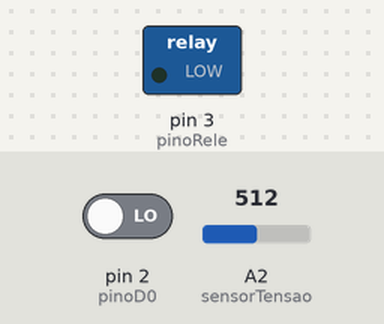
Bench run of a sketch on a simulated Arduino Uno, built with avr-gcc and run on an emulated ATmega328P. Parts: switched loads named in the sketch (green lamp = pin HIGH). Inputs (shaded band) come from the test bench; at power-on: pin 2 (pinoD0) LOW, A2 (sensorTensao) = 512. What the sketch prints to the serial monitor is not drawn.

Above: at 1.2 s.
1.3 s: pin 2 (pinoD0) driven HIGH
At 2.4 s:
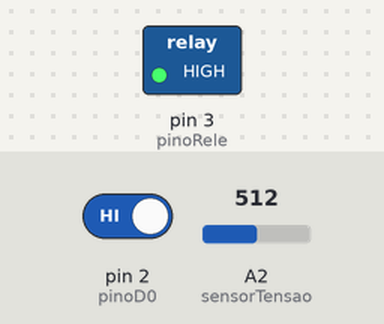
7.5 s: A2 (sensorTensao) set to 66
10.5 s: A2 (sensorTensao) set to 77
Timing chart, 0 to 13.5 s (numbered marks = the images above; inputs shaded):
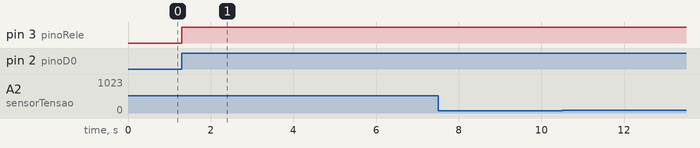

Measured:
- after the input at 1.3 s, pin 3 (pinoRele): LOW → HIGH at once
- after the input at 7.5 s, every drawn part: stays the same
- after the input at 10.5 s, every drawn part: stays the same

The sketch:

rf-inicio.ino
```cpp
#include <SimpleTimer.h> //INCLUSÃO DE BIBLIOTECA

SimpleTimer timer; //OBJETO DO TIPO SimpleTimer

const int pinoD0 = 2; //PINO DIGITAL UTILIZADO PARA CONECTAR A SAÍDA DO RECEPTOR RF

const int sensorTensao = A2; //PINO ANALÓGICO UTILIZADO PELO SENSOR DE TENSÃO AC
const int pinoRele = 3; //PINO DIGITAL UTILIZADO PELO MÓDULO RELÉ

String statusLamp = "DESLIGADA"; //VARIÁVEL PARA CONTROLE DE STATUS MOSTRADO NO MONITOR SERIAL

int estadoRele = LOW; //ESTADO INICIAL DO RELÉ (DESLIGADO)
int estadoBotao = LOW; //ESTADO INICIAL DO BOTÃO D0 (DESLIGADO)

void setup(){
  Serial.begin(9600); //INICIALIZA A SERIAL
  pinMode(pinoD0, INPUT); //DEFINE A PORTA COMO ENTRADA
  pinMode(sensorTensao, INPUT); //DEFINE A PORTA COMO ENTRADA
  pinMode(pinoRele, OUTPUT); //DEFINE A PORTA COMO SAÍDA
  digitalWrite(pinoRele, estadoRele); //MÓDULO RELÉ INICIA DESLIGADO (estadoRele = LOW)
  timer.setInterval(100L, verificaBotaoControle); //DEFINE O INTERVALO DE 100 MILISSEGUNDOS(100L = 100 MILISSEGUNDOS)
  //PARA EXECUÇÃO DA FUNÇÃO verificaBotaoControle()
}

//FUNÇÃO QUE VERIFICA O PRESSIONAMENTO DO BOTÃO 'A' DO TRANSMISSOR RF (CONTROLE REMOTO)
void verificaBotaoControle(){
  if (digitalRead(pinoD0) == HIGH) { //SE LEITURA DO BOTÃO FOR IGUAL A HIGH, FAZ

    if (estadoBotao != HIGH) { //SE O ESTADO DO BOTÃO FOR DIFERENTE DE HIGH, OU SEJA, SE FOR IGUAL A LOW, FAZ
      estadoRele = !estadoRele; //VARIÁVEL RECEBE O ESTADO ATUAL INVERTIDO (ESTADO ATUAL = LOW, LOGO, RECEBE HIGH)
      digitalWrite(pinoRele, estadoRele); //MUDA O ESTADO DA PORTA EM QUE O RELÉ ESTÁ CONECTADO
    }
    estadoBotao = HIGH; //ESTADO DO BOTÃO RECEBE HIGH
  }else{ //SENÃO, FAZ
    estadoBotao =LOW; //ESTADO DO BOTÃO RECEBE LOW
  }
}

//FUNÇÃO RESPONSÁVEL POR VERIFICAR SE A LÂMPADA ESTÁ ACESA OU APAGADA
void verificaStatusLamp(){
  for (int i = 0; i < 100; i++){ //PARA "i" IGUAL A 0, ENQUANTO "i" MENOR QUE 100, INCREMENTA "i"
    if(analogRead(sensorTensao) > 70){ //SE LEITURA FOR MAIOR QUE 70, FAZ
        statusLamp = "LIGADA"; //VARIÁVEL RECEBE O TEXTO
    }else{ //SENÃO
      statusLamp = "DESLIGADA"; //VARIÁVEL RECEBE O TEXTO
    }
  }
}

void loop(){

  verificaBotaoControle(); //CHAMA A FUNÇÃO RESPONSÁVEL POR VERIFICAR SE O BOTÃO 'A' DO CONTROLE REMOTO FOI PRESSIONADO
  verificaStatusLamp();//CHAMA A FUNÇÃO RESPONSÁVEL POR VERIFICAR SE A LÂMPADA ESTÁ ACESA OU APAGADA

  Serial.print("LAMPADA: "); //IMPRIME O TEXTO NO MONITOR SERIAL
  Serial.println(statusLamp); //IMPRIME O TEXTO NO MONITOR SERIAL
}
```
